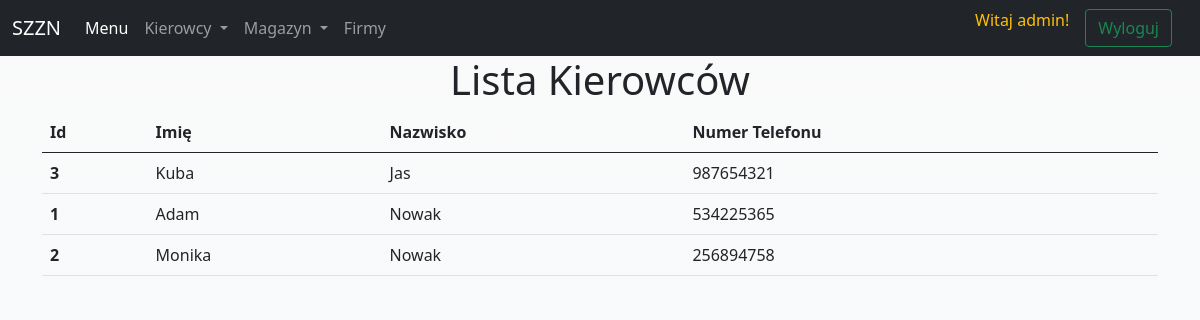
Screenshot of /driver/list (signed in) with the database file from the repository.
### systemAPP/models.py (models this page shows, shortened)
class Driver(models.Model):
    driver_id = models.AutoField(primary_key=True)
    first_name = models.CharField(max_length=30)
    last_name = models.CharField(max_length=30)
    phone_number = models.IntegerField(unique=True)

### systemAPP/views.py (the view)
# urls.py: path('driver/list', v.DriverList.as_view(), name='driverlist'),
class DriverList(View):
    template_name = "driverlist.html"
    def get(self, request):
        drivers = Driver.objects.all().order_by('last_name')
        if drivers:
            context = {
                'drivers': drivers
            }
            return render(request, self.template_name, context)

### systemAPP/templates/driverlist.html
{% extends "base.html" %}
{% block content %}
<div class="container">
  <div class="row">
    <div class="d-flex justify-content-center">
        <h1>Lista Kierowców </h1>
    </div>
  </div>
  <div class="row">
    <div class="d-flex justify-content-center">
      <table class="table">
        <thead>
          <tr>
            <th scope="col">Id</th>
            <th scope="col">Imię</th>
            <th scope="col">Nazwisko</th>
            <th scope="col">Numer Telefonu</th>
          </tr>
        </thead>
        <tbody>
        {% for driver in drivers %}
          <tr>
            <th scope="row">{{driver.driver_id}}</th>
            <td>{{driver.first_name}}</td>
            <td>{{driver.last_name}}</td>
            <td>{{driver.phone_number}}</td>
          </tr>
        {% endfor %}
        </tbody>
      </table>
    </div>
  </div>
</div>
{% endblock content %}

### systemAPP/templates/base.html (shortened to what this page needs)
<!doctype html>
<html lang="en">
  <head>
    <link href="https://cdn.jsdelivr.net/npm/bootstrap@5.0.0-beta2/dist/css/bootstrap.min.css" rel="stylesheet">
  </head>
  <body>
  <nav class="navbar navbar-expand-lg navbar navbar-dark bg-dark">
  <div class="container-fluid">
    <a class="navbar-brand" href="{% url 'index' %}">SZZN</a>
    <div class="collapse navbar-collapse" id="navbarNavDropdown">
      <ul class="navbar-nav">
        <li class="nav-item">
          <a class="nav-link active" aria-current="page" href="{% url 'menu' %}">Menu</a>
        </li>
         <li class="nav-item dropdown">
          <a class="nav-link dropdown-toggle" href="#" id="navbarDropdownMenuLink1" role="button" data-bs-toggle="dropdown" aria-expanded="false">
            Kierowcy
          </a>
        </li>
        <li class="nav-item dropdown">
          <a class="nav-link dropdown-toggle" href="#" id="navbarDropdownMenuLink3" role="button" data-bs-toggle="dropdown" aria-expanded="false">
            Magazyn
          </a>
        </li>
        <li class="nav-item">
          <a class="nav-link" href="#">Firmy</a>
        </li>
      </ul>
    </div>
    {% if user.is_authenticated %}
      <p class="me-md-3 text-warning ">Witaj {{user.username}}!</p>
      <a href="{% url 'logout' %}" class="me-md-3 btn btn-outline-success me-2">Wyloguj</a>
    {% else %}
      <p class="me-md-3 text-warning ">Zaloguj Się!</p>
      <a href="{% url 'login' %}" class="me-md-3 btn btn-outline-success me-2">Zaloguj</a>
    </div>
    {% endif %}
</nav>
  {% if user.is_authenticated %}
    <div class="d-flex justify-content-center bg-light bg-gradient vh-100">
      {% block content %}
      {% endblock content %}
    </div>
  {% else %}
    <div>
      {% block login %}
      {% endblock login %}
    </div>
  {% endif %}
  </body>
</html>

### rows the page displays
Driver: driver_id "3", first_name "Kuba", last_name "Jas", phone_number "987654321"
Driver: driver_id "1", first_name "Adam", last_name "Nowak", phone_number "534225365"
Driver: driver_id "2", first_name "Monika", last_name "Nowak", phone_number "256894758"

### other values shown
{{ user.username }} "admin"
